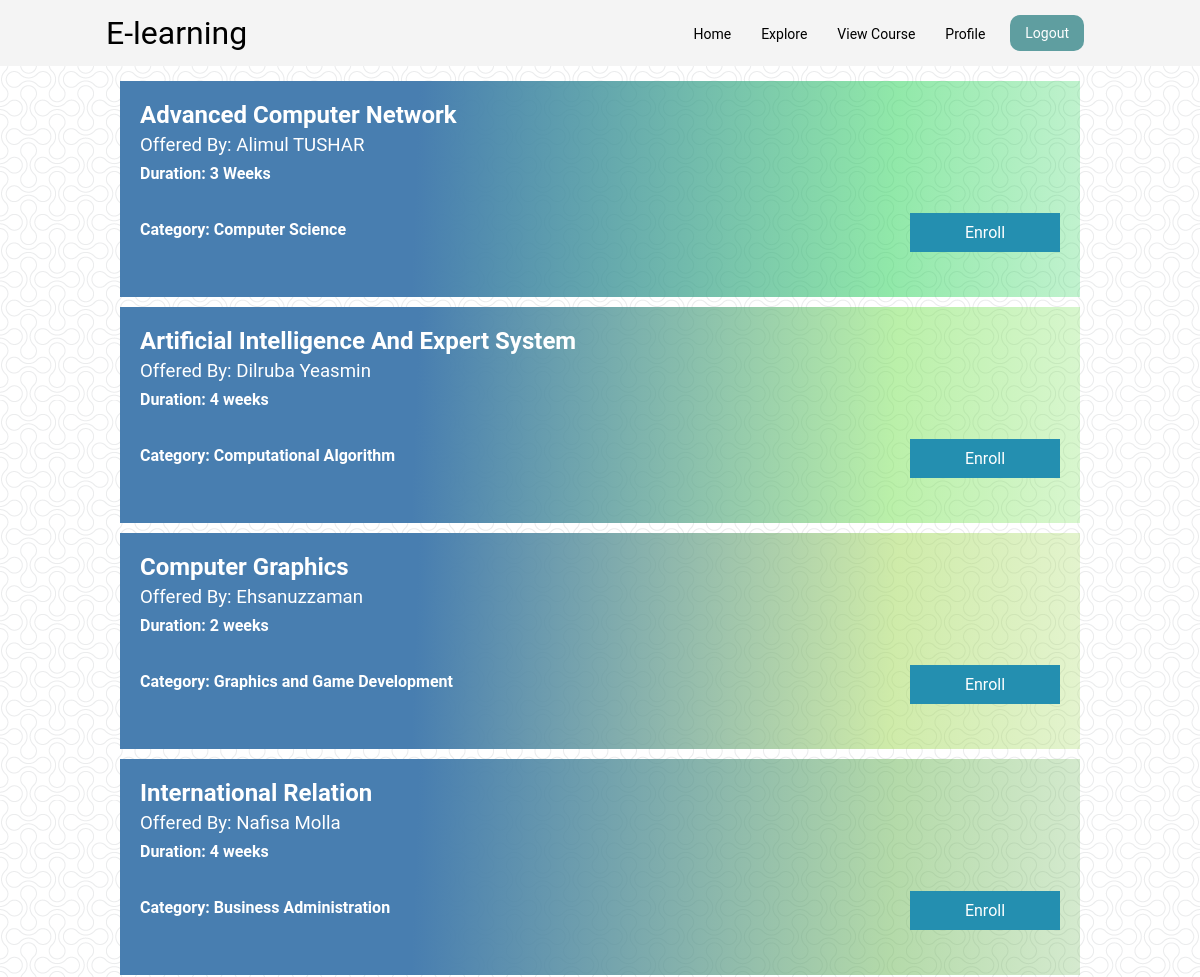
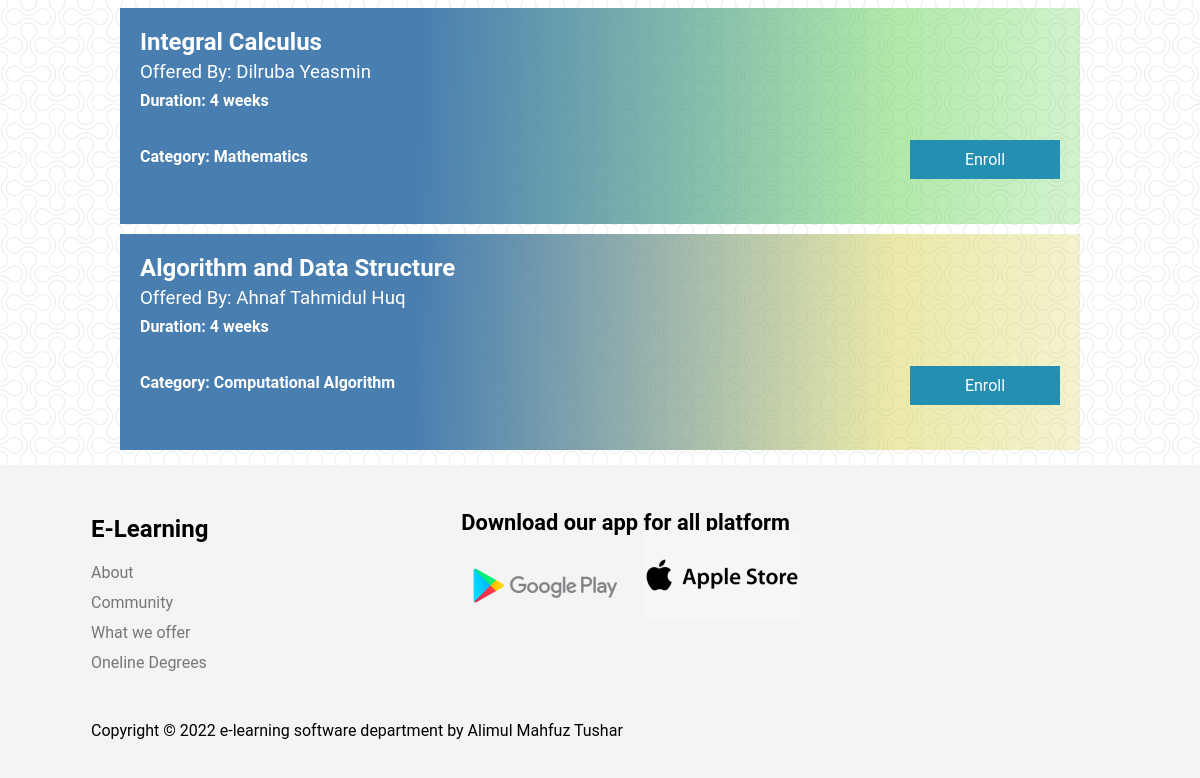
Page /view/exploreCourse.php (signed in) on the committed database (2 pictures, top to bottom).
### tables this page shows
CREATE TABLE `courses` (
  `c_id` int(11) NOT NULL,
  `c_name` varchar(255) NOT NULL,
  `duration` varchar(255) NOT NULL,
  `price` varchar(255) NOT NULL,
  `category` varchar(255) NOT NULL,
  `user_id` int(11) NOT NULL,
  `description` varchar(255) DEFAULT NULL
);

CREATE TABLE `users` (
  `user_id` int(11) NOT NULL,
  `name` varchar(255) NOT NULL,
  `email` varchar(255) NOT NULL,
  `password` varchar(255) NOT NULL,
  `u_role` int(11) NOT NULL,
  `phone` varchar(12) NOT NULL,
  `profileImage` varchar(255) DEFAULT NULL,
  `address` varchar(255) DEFAULT NULL
);

### controller/printAllCourse.php (the view)
<?php
include '../model/db-connect.php';
if ($conn->connect_errno) {
    echo "Faild to connect";
} else {
    $qry = "select * from courses";
    $ret = $conn->query($qry);
    if ($ret->num_rows > 0) {
        while ($row = $ret->fetch_assoc()) {
            $cname = $row['c_name'];
            $duraton = $row['duration'];
            $cid = $row['c_id'];
            $price = $row['price'];
            $category = $row['category'];
            $insid = $row['user_id'];
            $qy = "select name from users where user_id='" . $insid . "'";
            $res = $conn->query($qy);
            if ($res->num_rows > 0) {
                while ($ro = $res->fetch_assoc()) {
                    $insname = $ro['name'];
                }
?>
                <tr>
                    <td style="background: linear-gradient(92.11deg, #487EB0 30.92%, rgba(<?php echo rand(10, 255); ?>, <?php echo rand(180, 255); ?>, 95, 0.536913) 80.37%, rgba(<?php echo rand(177, 255); ?>, 111, <?php echo rand(50, 255); ?>, 0) 124.93%);"><?php echo $cname; ?> <br> <span style="font-size: 14pt;font-weight: 400;"><?php echo 'Offered By: ' . $insname; ?></span>
                        <br><span class="pcourse">Duration: <?php echo $duraton; ?></span>
                        <br>
                        <br>
                        <span class="pcourse">Category: <?php echo $category; ?></span>
                        <button><a href="./student/enrolcourse.php?instructor_id=<?php echo $insid; ?>&course_id=<?php echo $cid; ?>&c_name=<?php echo $cname; ?>&duration=<?php echo $duraton; ?>&price=<?php echo $price; ?>">Enroll</a></button>
                    </td>
                </tr>
<?php
            } else {
                echo "faild to read";
            }
        }
    } else {
        echo "faild to read database";
    }
}

### view/exploreCourse.php (shortened to what this page needs)
<!DOCTYPE html>
<html lang="en">
<head>
    <link rel="stylesheet" href="./css/navbar-style.css">
    <link rel="stylesheet" href="./css/footerstyle.css">
</head>
<body>
    <?php session_start();
    if(empty($_SESSION)){
        include './index-navbar.php';
    }
    else{
        ?>
        <div class="navbar">
    <h2>E-learning</h2>
    <nav>
        <ul>
            <li><a href="./student/student-dashboard.php">Home</a></li>
            <li><a href="#">Explore</a></li>
            <li><a href="#">View Course</a></li>
            <li><a href="./student/stdprofile.php">Profile</a></li>
            <li><button style="background-color: cadetblue;"><a href="../controller/logout.php">Logout</a></button></li>
        </ul>
    </nav>
</div><?php
    }
    ?>
    <table>
        <?php include '../controller/printAllCourse.php'; ?>
    </table>
    <?php include './footer.php' ;?>
</body>
</html>

### view/footer.php
<footer>
    <div class="footer-container">
        <div class="footer-left">
            <h3>E-Learning</h3>
            <ul>
                <li><a href="#">About</a></li>
                <li><a href="#">Community</a></li>
                <li><a href="#">What we offer</a></li>
                <li><a href="#">Oneline Degrees</a></li>
            </ul>
        </div>
        <div class="footer-right">
            <h3>Download our app for all platform</h3>
            <div class="app-store">
                <img src="../view/images/playstore.png" alt="google play store">
                <img src="../view/images/ios.png" alt="apple store">
            </div>
        </div>
    </div>
    <div class="copyright">
        <p>Copyright &copy; 2022 e-learning software department by Alimul Mahfuz Tushar</p>
    </div>
</footer>

### view/css/navbar-style.css (style rules this page uses)
* { font-family: "Poppins", sans-serif; font-family: "Roboto", sans-serif; margin: 0; padding: 0; box-sizing: border-box; }
.navbar { display: flex; flex-direction: row; flex-basis: 1; justify-content: space-between; align-items: center; background-color: rgba(244, 244, 244, 100%); padding: 5px; }
nav ul { display: flex; justify-content: center; align-items: center; margin-right: 101px; }
nav ul li { list-style-type: none; padding: 10px; }
nav ul li a { text-decoration: none; color: black; font-weight: 400; font-style: normal; font-size: 14px; line-height: 16px; transition: 0.3s; padding: 5px; }
nav ul li button { padding: 10px; background-color: blue; border: none; border-radius: 10px; }
nav ul li button a { color: rgb(255, 255, 255); }
.navbar h2 { margin-left: 101px; font-size: 24pt; font-style: normal; font-weight: 400; }

### view/css/footerstyle.css (style rules this page uses)
* { margin: 0; padding: 0; box-sizing: border-box; }
footer { width: 100%; height: 313px; background-color: #f4f4f4; }
.footer-container { display: flex; justify-content: space-between; }
.footer-left { margin-left: 91px; margin-top: 50px; }
.footer-left h3 { font-size: 18pt; font-weight: 600; font-style: normal; margin-bottom: 20px; }
.footer-left ul li { margin-top: 10px; line-height: 16px; padding: 2px 0px 2px 0px; list-style-type: none; line-height: 16px; }
.footer-left ul li a { text-decoration: none; color: rgb(119, 119, 119); font-size: 12pt; }
.footer-right { margin-right: 400px; margin-top: 50px; font-size: 14pt; line-height: 16px; font-style: normal; }
.copyright { margin-top: 30px; width: 100%; height: 70px; line-height: 16px; background-color: #f4f4f4; }
.copyright p { padding-top: 20px; margin-left: 91px; }

### rows in the picture
courses: c_name "Advanced Computer Network", user.name "Alimul TUSHAR", duration "3 Weeks", category "Computer Science"
courses: c_name "Artificial Intelligence And Expert System", user.name "Dilruba Yeasmin", duration "4 weeks", category "Computational Algorithm"
courses: c_name "Computer Graphics", user.name "Ehsanuzzaman", duration "2 weeks", category "Graphics and Game Development"
courses: c_name "International Relation", user.name "Nafisa Molla", duration "4 weeks", category "Business Administration"
courses: c_name "Integral Calculus", user.name "Dilruba Yeasmin", duration "4 weeks", category "Mathematics"
courses: c_name "Algorithm and Data Structure", user.name "Ahnaf Tahmidul Huq", duration "4 weeks", category "Computational Algorithm"
